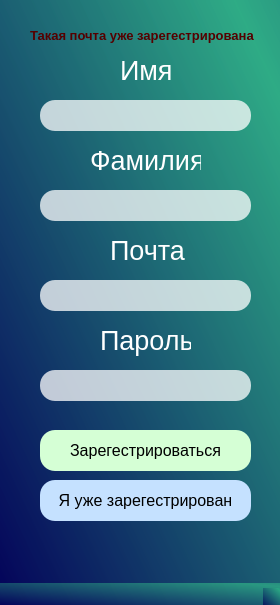
<?xml version="1.0" encoding="UTF-8"?>
<ui version="4.0">
 <class>MainWindow</class>
 <widget class="QMainWindow" name="MainWindow">
  <property name="geometry">
   <rect>
    <x>0</x>
    <y>0</y>
    <width>280</width>
    <height>605</height>
   </rect>
  </property>
  <property name="windowTitle">
   <string>Регистрация</string>
  </property>
  <property name="windowIcon">
   <iconset>
    <normaloff>../images/management_resource_organization_team_talent_icon_260184.png</normaloff>../images/management_resource_organization_team_talent_icon_260184.png</iconset>
  </property>
  <property name="styleSheet">
   <string notr="true">background-color: qlineargradient(spread:reflect, x1:0, y1:1, x2:0.920455, y2:0.085, stop:0 rgba(0, 0, 88, 190), stop:1 rgba(43, 170, 132, 190));</string>
  </property>
  <widget class="QWidget" name="centralwidget">
   <widget class="QLabel" name="label">
    <property name="geometry">
     <rect>
      <x>120</x>
      <y>60</y>
      <width>61</width>
      <height>21</height>
     </rect>
    </property>
    <property name="font">
     <font>
      <pointsize>20</pointsize>
     </font>
    </property>
    <property name="styleSheet">
     <string notr="true">background-color: rgba(255, 255, 255, 0);
border-color: rgba(255, 255, 255, 0);
color: rgb(255, 255, 255);</string>
    </property>
    <property name="text">
     <string>Имя</string>
    </property>
   </widget>
   <widget class="QLineEdit" name="name">
    <property name="geometry">
     <rect>
      <x>40</x>
      <y>100</y>
      <width>211</width>
      <height>31</height>
     </rect>
    </property>
    <property name="font">
     <font>
      <pointsize>17</pointsize>
     </font>
    </property>
    <property name="styleSheet">
     <string notr="true">background-color: rgb(255, 255, 255, 190);
border-radius: 15px;</string>
    </property>
   </widget>
   <widget class="QLineEdit" name="surname">
    <property name="geometry">
     <rect>
      <x>40</x>
      <y>190</y>
      <width>211</width>
      <height>31</height>
     </rect>
    </property>
    <property name="font">
     <font>
      <pointsize>17</pointsize>
     </font>
    </property>
    <property name="styleSheet">
     <string notr="true">background-color: rgb(255, 255, 255, 190);
border-radius: 15px;</string>
    </property>
   </widget>
   <widget class="QLineEdit" name="email">
    <property name="geometry">
     <rect>
      <x>40</x>
      <y>280</y>
      <width>211</width>
      <height>31</height>
     </rect>
    </property>
    <property name="font">
     <font>
      <pointsize>17</pointsize>
     </font>
    </property>
    <property name="styleSheet">
     <string notr="true">background-color: rgb(255, 255, 255, 190);
border-radius: 15px;</string>
    </property>
   </widget>
   <widget class="QLineEdit" name="password">
    <property name="geometry">
     <rect>
      <x>40</x>
      <y>370</y>
      <width>211</width>
      <height>31</height>
     </rect>
    </property>
    <property name="font">
     <font>
      <pointsize>17</pointsize>
     </font>
    </property>
    <property name="styleSheet">
     <string notr="true">background-color: rgb(255, 255, 255, 190);
border-radius: 15px;</string>
    </property>
    <property name="echoMode">
     <enum>QLineEdit::Password</enum>
    </property>
   </widget>
   <widget class="QLabel" name="label_2">
    <property name="geometry">
     <rect>
      <x>90</x>
      <y>150</y>
      <width>111</width>
      <height>21</height>
     </rect>
    </property>
    <property name="font">
     <font>
      <pointsize>20</pointsize>
     </font>
    </property>
    <property name="styleSheet">
     <string notr="true">background-color: rgba(255, 255, 255, 0);
border-color: rgba(255, 255, 255, 0);
color: rgb(255, 255, 255);</string>
    </property>
    <property name="text">
     <string>Фамилия</string>
    </property>
   </widget>
   <widget class="QLabel" name="label_3">
    <property name="geometry">
     <rect>
      <x>110</x>
      <y>240</y>
      <width>81</width>
      <height>21</height>
     </rect>
    </property>
    <property name="font">
     <font>
      <pointsize>20</pointsize>
     </font>
    </property>
    <property name="styleSheet">
     <string notr="true">background-color: rgba(255, 255, 255, 0);
border-color: rgba(255, 255, 255, 0);
color: rgb(255, 255, 255);</string>
    </property>
    <property name="text">
     <string>Почта</string>
    </property>
   </widget>
   <widget class="QLabel" name="label_4">
    <property name="geometry">
     <rect>
      <x>100</x>
      <y>320</y>
      <width>91</width>
      <height>41</height>
     </rect>
    </property>
    <property name="font">
     <font>
      <pointsize>20</pointsize>
     </font>
    </property>
    <property name="styleSheet">
     <string notr="true">background-color: rgba(255, 255, 255, 0);
border-color: rgba(255, 255, 255, 0);
color: rgb(255, 255, 255);</string>
    </property>
    <property name="text">
     <string>Пароль</string>
    </property>
   </widget>
   <widget class="QPushButton" name="alreadyregistered">
    <property name="geometry">
     <rect>
      <x>40</x>
      <y>480</y>
      <width>211</width>
      <height>41</height>
     </rect>
    </property>
    <property name="font">
     <font>
      <pointsize>12</pointsize>
     </font>
    </property>
    <property name="styleSheet">
     <string notr="true">background-color:rgb(197, 225, 255);
border-radius: 15px;</string>
    </property>
    <property name="text">
     <string>Я уже зарегестрирован</string>
    </property>
   </widget>
   <widget class="QPushButton" name="registration">
    <property name="geometry">
     <rect>
      <x>40</x>
      <y>430</y>
      <width>211</width>
      <height>41</height>
     </rect>
    </property>
    <property name="font">
     <font>
      <pointsize>12</pointsize>
     </font>
    </property>
    <property name="styleSheet">
     <string notr="true">background-color: rgb(213, 255, 213);
border-radius: 15px;</string>
    </property>
    <property name="text">
     <string>Зарегестрироваться</string>
    </property>
   </widget>
   <widget class="QLabel" name="error">
    <property name="geometry">
     <rect>
      <x>30</x>
      <y>20</y>
      <width>241</width>
      <height>31</height>
     </rect>
    </property>
    <property name="font">
     <font>
      <pointsize>10</pointsize>
      <weight>75</weight>
      <bold>true</bold>
     </font>
    </property>
    <property name="styleSheet">
     <string notr="true">color: rgb(85, 0, 0);
background-color: rgba(255, 255, 255, 0);
border-color: rgba(255, 255, 255, 0);</string>
    </property>
    <property name="text">
     <string>Такая почта уже зарегестрирована</string>
    </property>
   </widget>
  </widget>
  <widget class="QMenuBar" name="menubar">
   <property name="geometry">
    <rect>
     <x>0</x>
     <y>0</y>
     <width>280</width>
     <height>21</height>
    </rect>
   </property>
  </widget>
  <widget class="QStatusBar" name="statusbar"/>
 </widget>
 <resources/>
 <connections/>
</ui>
